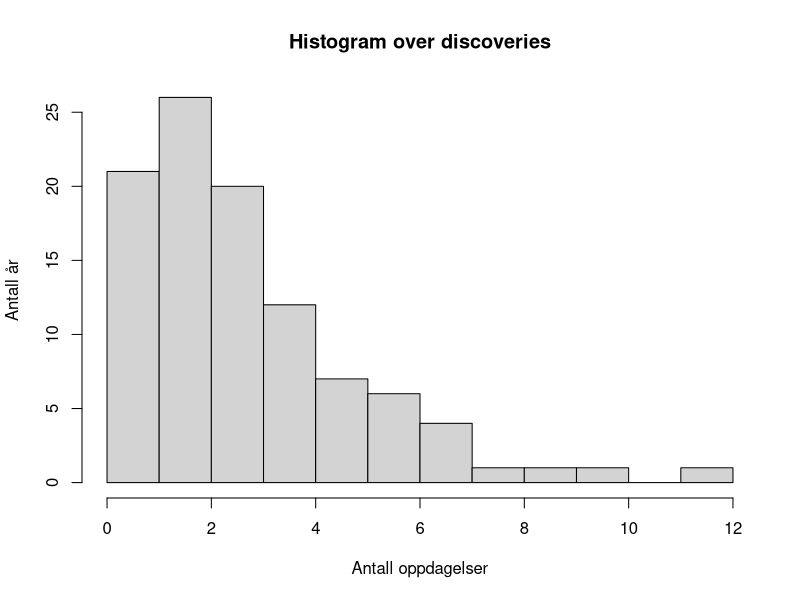
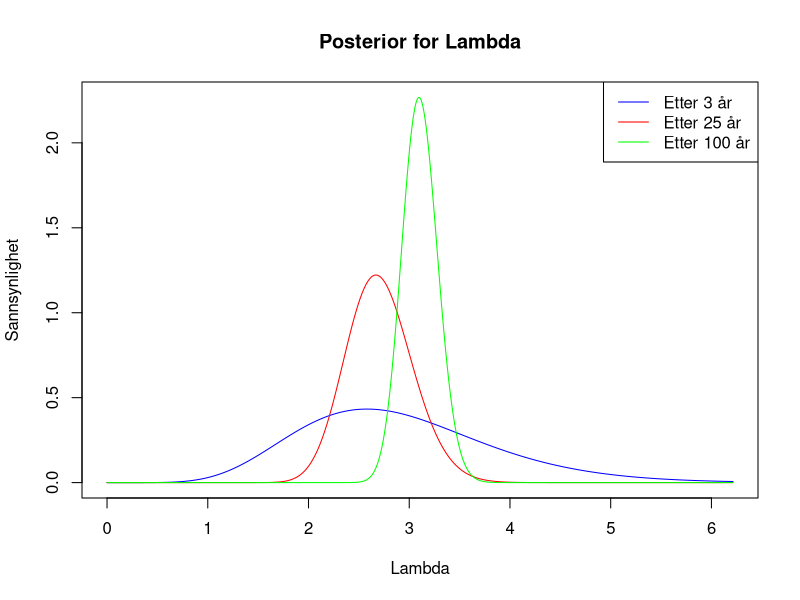

Source code (R) for these figures, in order:
library(datasets)
data("discoveries")

# For å lage et histogram over discoveries med forskjellige verdier for breaks
hist(discoveries, breaks = 10, main = "Histogram over discoveries", xlab = "Antall oppdagelser", ylab = "Antall år")

kappa0 <- 1
tau0 <- 0.1

n1 <- sum(discoveries[1:3]) # Summen av oppdagelser de første 3 årene
t1 <- 3 # Antall år

# Oppdater hyperparametre
kappa1 <- kappa0 + n1
tau1 <- tau0 + t1

lambda_values <- seq(0, 10, length.out = 1000)

n2 <- sum(discoveries[4:25]) # Summen av oppdagelser for de neste 22 årene
t2 <- 22 # Antall år

## Oppdater hyperparametre
kappa2 <- kappa1 + n2
tau2 <- tau1 + t2


n3 <- sum(discoveries[26:100]) # Summen av oppdagelser for de resterende årene
t3 <- 75 # Antall år

# Oppdater hyperparametre
kappa3 <- kappa2 + n3
tau3 <- tau2 + t3


# Forventet verdi av lambda fra den siste posterior
expected_lambda <- kappa3 / tau3

# Bruk for

# Juster intervallet for lambda_values basert på den forventede lambda
lambda_values <- seq(0, expected_lambda * 2, length.out = 1000)

# Beregn de posterior sannsynlighetsfordelingene igjen med det nye intervallet
posterior1 <- dgamma(lambda_values, shape = kappa1, rate = tau1)
posterior2 <- dgamma(lambda_values, shape = kappa2, rate = tau2)
posterior3 <- dgamma(lambda_values, shape = kappa3, rate = tau3)

# Tegn de posterior fordelingene med det nye intervallet
plot(lambda_values, posterior1, type = 'l', col = 'blue', ylim = c(0, max(posterior3)), 
     xlab = "Lambda", ylab = "Sannsynlighet", main = "Posterior for Lambda")
lines(lambda_values, posterior2, col = 'red')
lines(lambda_values, posterior3, col = 'green')
legend("topright", legend=c("Etter 3 år", "Etter 25 år", "Etter 100 år"), col=c("blue", "red", "green"), lty=1)
